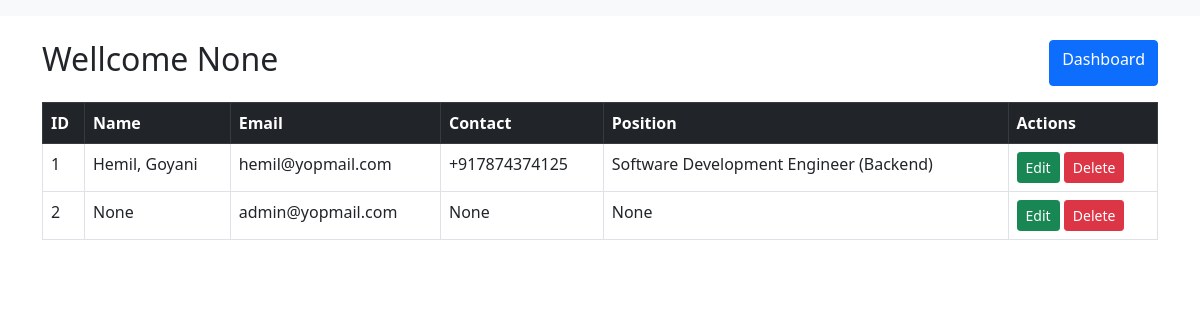
The page /users/ (signed in) on the database as committed earlier.
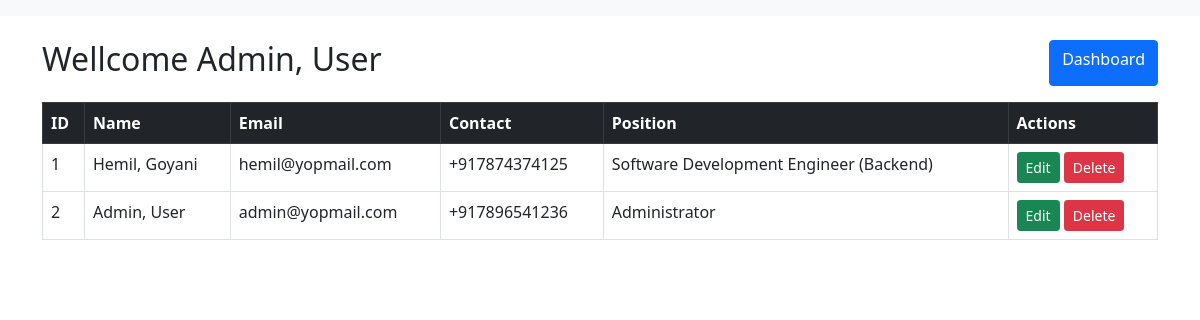
The same page on the database as committed later.
### users/models.py (models this page shows, shortened)
class User(AbstractUser):
    username = None
    name = models.CharField(
        max_length=255, verbose_name="Full Name (First, Last)", null=True, blank=False
    )
    position = models.CharField(
        max_length=255, verbose_name="Position", null=True, blank=False
    )
    email = models.EmailField(max_length=255, unique=True, null=True, blank=False)
    phone = PhoneNumberField(
        verbose_name="Phone no.",
        help_text="Provide a number with country code (e.g. +12125552368).",
        null=True,
        blank=False,
    )
    USERNAME_FIELD = "email"
    REQUIRED_FIELDS = []
    objects = UserManager()
    class Meta:
        verbose_name = "User"
        verbose_name_plural = "Users"

### users/views.py (the view)
# urls.py: path('', user_list, name="user_list"),
@login_required
def user_list(request):
    users = User.objects.all()
    return render(request, 'user_list.html', {'users': users})

### users/templates/user_list.html (shortened to what this page needs)
{% extends "base.html" %} {%block title%} Employee List{%endblock%}
 {%block content%}
 <div class="d-flex justify-content-between mb-3">
    <h2>Wellcome {{request.user.name}}</h2>
    <a class="btn btn-primary" href={%url 'dashboard'%}>Dashboard</a>
 </div>
 <table class="table table-bordered">
  <thead class="table-dark">
    <tr>
        <th>ID</th>
        <th>Name</th>
        <th>Email</th>
        <th>Contact</th>
        <th>Position</th>
        {% if user.is_superuser %}
        <th>Actions</th>
        {% endif %}
    </tr>
  </thead>
  <tbody>
    {%if users%}
    {%for employee in users%}
    <tr>
        <td>{{forloop.counter}}</td>
        <td>{{employee.name}}</td>
        <td>{{employee.email}}</td>
        <td>{{employee.phone}}</td>
        <td>{{employee.position}}</td>
        {% if user.is_superuser %}
        <td>
            <a href="{%url 'update_user' employee.pk%}" class="btn btn-success btn-sm">Edit</a>
            <button class="btn btn-danger btn-sm" data-bs-toggle="modal" data-bs-target="#deleteModal" data-id="{{employee.pk}}">Delete</button>
        </td>
        {% endif %}
    </tr>
    {%endfor%}{%else%}
    <tr>
    <td colspan="6"class="text-center">No employee found ...</td>
    </tr>
    {%endif%}
    </tbody>
 </table>
 {%endblock%}

Rows that differ between the two databases and show on the page:
changed User "admin@yopmail.com": user.name "None" → "Admin, User"; name "None" → "Admin, User"; phone "None" → "+917896541236"; position "None" → "Administrator"
